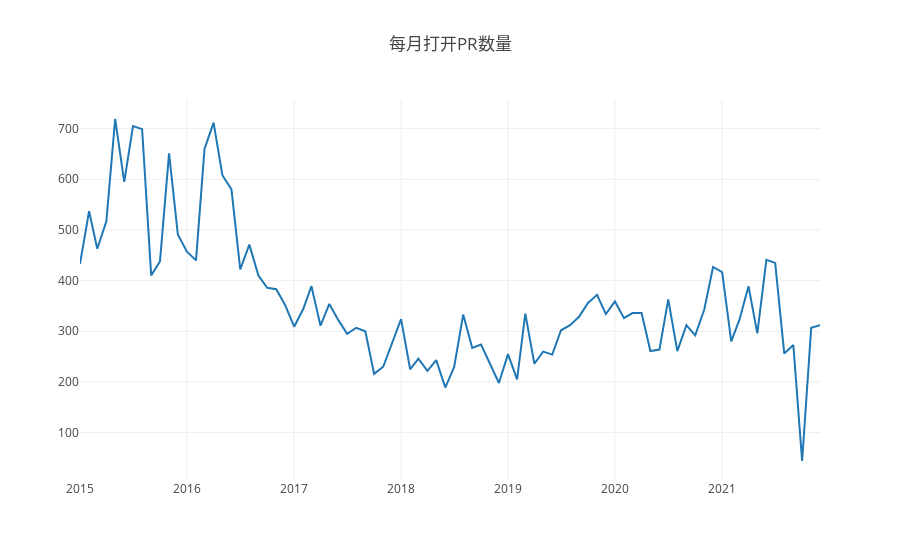

This figure's notebook cell:
### Code cell
var years = [2015,2016,2017,2018,2019,2020,2021];
var repo_id = 17165658;
Promise.all(
  years.map((year) => {
    return query(`
    select created_at
    from github_log.events
    where repo_id=${repo_id} and type = 'PullRequestEvent' and action = 'opened' and toYear (created_at) = ${year}
    `);
  })
).then((data) => {
    const openData = {};
    for (let i = 0; i < data.length; i++) {
      for (let j = 0; j < data[i].length; j++) {
        if (openData.hasOwnProperty(data[i][j].created_at.slice(0, 7))) {
          openData[data[i][j].created_at.slice(0, 7)] += 1;
        } else {
          openData[data[i][j].created_at.slice(0, 7)] = 1;
        }
      }
    }
    const openDataOrder = Object.fromEntries(Object.entries(openData).sort());
    let month = [];
    let openNum = [];
    for (const key in openDataOrder) {
      month.push(key);
      openNum.push(openDataOrder[key]);
    }
    for(var i=0;i<month.length;i++){
      console.log(month[i] + ":","打开pr数量:" + openNum[i]);
    }
    openDigger.render.plotly([
      {
        x: month,
        y: openNum,
        type: 'scatter'
      },
    ], {title: '每月打开PR数量'});
});

### Figure 1 — Plotly figure (JSON) as saved in the notebook; plotly's stock layout.template omitted (floating-point values rounded to 4 significant figures)
{"data": [{"type": "scatter", "x": ["2015-01", "2015-02", "2015-03", "2015-04", "2015-05", "2015-06", "2015-07", "2015-08", "2015-09", "2015-10", "2015-11", "2015-12", "2016-01", "2016-02", "2016-03", "2016-04", "2016-05", "2016-06", "2016-07", "2016-08", "2016-09", "2016-10", "2016-11", "2016-12", "2017-01", "2017-02", "2017-03", "2017-04", "2017-05", "2017-06", "2017-07", "2017-08", "2017-09", "2017-10", "2017-11", "2017-12", "2018-01", "2018-02", "2018-03", "2018-04", "2018-05", "2018-06", "2018-07", "2018-08", "2018-09", "2018-10", "2018-11", "2018-12", "2019-01", "2019-02", "2019-03", "2019-04", "2019-05", "2019-06", "2019-07", "2019-08", "2019-09", "2019-10", "2019-11", "2019-12", "2020-01", "2020-02", "2020-03", "2020-04", "2020-05", "2020-06", "2020-07", "2020-08", "2020-09", "2020-10", "2020-11", "2020-12", "2021-01", "2021-02", "2021-03", "2021-04", "2021-05", "2021-06", "2021-07", "2021-08", "2021-09", "2021-10", "2021-11", "2021-12"], "y": [433, 537, 463, 517, 719, 595, 705, 699, 410, 438, 651, 491, 457, 440, 660, 712, 608, 580, 422, 471, 410, 386, 383, 352, 309, 344, 389, 311, 354, 322, 295, 307, 300, 216, 230, 275, 324, 225, 246, 222, 243, 189, 229, 333, 267, 274, 236, 198, 255, 205, 335, 236, 260, 254, 302, 312, 329, 356, 372, 334, 359, 326, 336, 336, 261, 264, 363, 261, 312, 292, 343, 427, 417, 280, 323, 389, 296, 441, 435, 256, 273, 44, 307, 312]}], "layout": {"autosize": true, "title": {"text": "每月打开PR数量"}, "xaxis": {"autorange": true, "range": ["2015-01-01", "2021-12-01"], "type": "date"}, "yaxis": {"autorange": true, "range": [6.5, 756.5], "type": "linear"}}}
